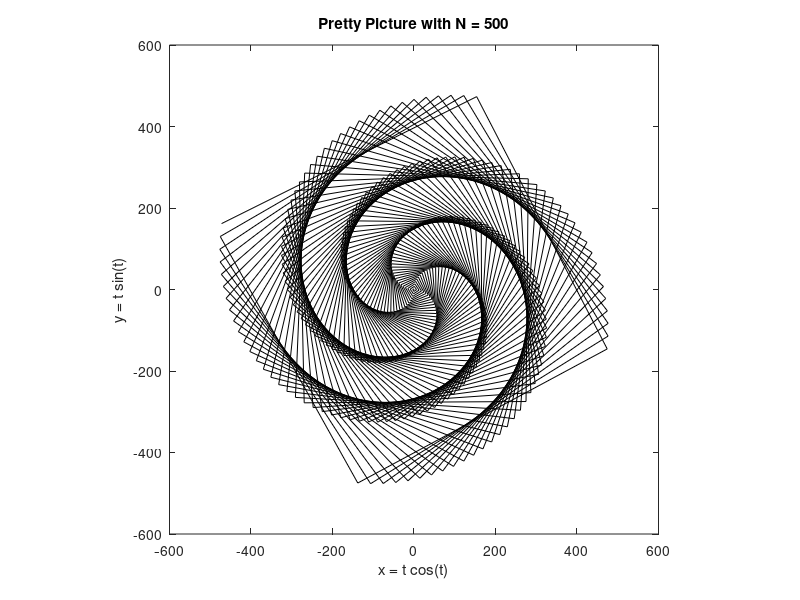

This figure's MATLAB source:
function pretty_picture(N)
%PRETTY_PICTURE Plot a growing cosine wave versus a growing sine
% PRETTY_PICTURE(N) plots with N points. 
% PRETTY_PICTURE without input uses N = 500.
% Created 1985 by Cleve Moler and Jack Little

% If no input provided, use default N = 500
if nargin < 1
    N = 500;
end

% Generate parameter
t = 0:(.99*pi/2):N;

% Compute coordinates
x = t .* cos(t);
y = t .* sin(t);

% Plot the curve
plot(x, y, 'k')
axis square
title(sprintf('Pretty Picture with N = %d', N))
xlabel('x = t cos(t)')
ylabel('y = t sin(t)')
end
